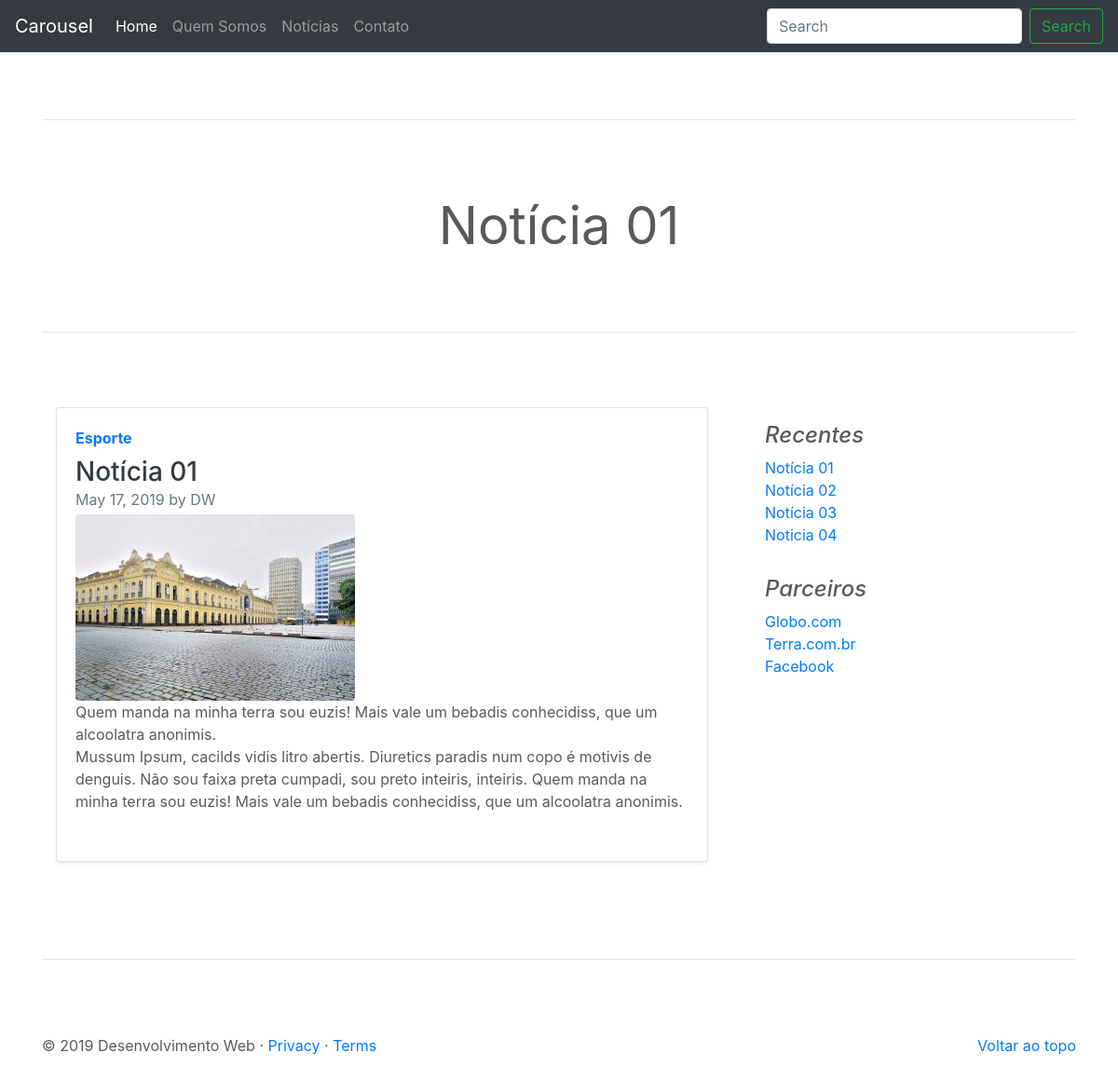
/noticia/visualizar/noticia-teste-1, run on the app's committed database.
### tables this page shows
CREATE TABLE IF NOT EXISTS `noticia` (
  `id` int(11) NOT NULL AUTO_INCREMENT,
  `titulo` varchar(250) NOT NULL,
  `descricao` text NOT NULL,
  `conteudo` text NOT NULL,
  `imagem` varchar(60) NOT NULL,
  `slug` varchar(250) NOT NULL,
  `keywords` varchar(150) NOT NULL,
  `description` varchar(200) NOT NULL,
  `author` varchar(50) NOT NULL,
  `resumo` text NOT NULL,
  `hits` int(11) NOT NULL DEFAULT '0',
  `robots_id` int(11) NOT NULL,
  `adm_user_id` int(11) NOT NULL,
  `adm_situacoes_id` int(11) NOT NULL,
  `tipo_noticia_id` int(11) NOT NULL,
  `categoria_noticia_id` int(11) NOT NULL,
  `data_criacao` datetime NOT NULL,
  `data_modificacao` datetime DEFAULT NULL,
  PRIMARY KEY (`id`)
);

CREATE TABLE IF NOT EXISTS `categoria_noticia` (
  `id` int(11) NOT NULL AUTO_INCREMENT,
  `nome` varchar(100) NOT NULL,
  `data_criacao` datetime NOT NULL,
  `data_modificacao` datetime DEFAULT NULL,
  PRIMARY KEY (`id`)
);

### app/site/controllers/Noticia.php (called while the page is built, shortened)
<?php
class Noticia {
    private $dados;
    public function visualizar($noticia = null){
        $this->noticia = (string) $noticia;
        $visualizarNot = new \Site\models\Noticia();
        $this->dados['noticias'] = $visualizarNot->visualizarNoticia($this->noticia);
        $visualizarNot = new \Site\models\Noticia();
        $this->dados['notRecentes'] = $visualizarNot->noticiasRecentes();
        $carregarView = new \Config\ConfigView("noticia/visualizar", $this->dados);
        $carregarView->renderizar();
    }
}

### index.php (called while the page is built, shortened)
<?php
    $url = new Home();
    $url->carregar();

### app/site/models/helper/ModelsRead.php (called while the page is built, shortened)
<?php
class ModelsRead extends ModelsConn {
    private $select;
    private $values;
    private $query;
    public function exeReadEspecifico($query, $parseString = null) {
        if (!empty($parseString)) {
            parse_str($parseString, $this->values);
        }
        $this->select = (string) $query;
        $this->executarInstrucao();
    }
    private function conexao(){
        $this->conn = parent::getConn();
        $this->query = $this->conn->prepare($this->select);
        $this->query->setFetchMode(PDO::FETCH_ASSOC);
    }
    private function getInstrucao(){
        if ($this->values) {
            foreach ($this->values as $link => $valor) {
                if ($link == 'limit' || $link == 'offset') {
                    $valor = (int)$valor;
                }
                $this->query->bindValue(":{$link}", $valor, (is_int($valor) ? PDO::PARAM_INT : PDO::PARAM_STR));
            }
        }
    }
    private function executarInstrucao(){
        $this->conexao();
        try{
            $this->getInstrucao();
            $this->query->execute();
            $this->result = $this->query->fetchAll();
        }catch (PDOException $e){
            $this->result = null;
            $this->msg =  "<strong>Erro ao Ler dados:</strong> {$e->getMessage()}";
        }
    }
}

### app/site/models/helper/ModelsConn.php (called while the page is built, shortened)
<?php
class ModelsConn{
    public static $host = HOST;
    public static $dbname = DBNAME;
    public static $user = USER;
    public static $pass = PASS;
    public static $conexao = null;
    private static function conectar(){
        try{
            if (self::$conexao == null) {
                self::$conexao = new PDO('mysql:host=' . self::$host . ';dbname=' . self::$dbname
                    .";charset=utf8", self::$user, self::$pass);
            }
        }catch (PDOException $e) {
            echo $e->getMessage();
            die;
        }
        self::$conexao->setAttribute(PDO::ATTR_ERRMODE, PDO::ERRMODE_EXCEPTION);
        return self::$conexao;
    }
    public function getConn(){
        return self::conectar();
    }
}

### app/site/models/Noticia.php (called while the page is built, shortened)
<?php
class Noticia{
    private $result;
    private $tabela = "noticia";
    public function visualizarNoticia($noticia = null){
        $this->noticia = $noticia;
        $visualizar = new \Site\models\helper\modelsRead();
        $visualizar->exeReadEspecifico("SELECT noti.id, noti.titulo, noti.descricao, noti.conteudo, noti.imagem,
                          noti.slug, noti.author, noti.data_criacao,
                          cat.nome
                          FROM {$this->tabela} noti
                          INNER JOIN categoria_noticia cat ON cat.id = noti.categoria_noticia_id
                          WHERE adm_situacoes_id=:adm_situacoes_id AND noti.slug = :slug
                          LIMIT :limit",
                            "adm_situacoes_id=1&limit=1&slug={$this->noticia}");
        $this->result['noticias'] = $visualizar->getResult();
        return $this->result['noticias'];
    }
    public function noticiasRecentes(){
        $listarRecentes = new \Site\models\helper\modelsRead();
        $listarRecentes->exeReadEspecifico("SELECT id, titulo, descricao, slug
                          FROM {$this->tabela}
                          WHERE adm_situacoes_id=:adm_situacoes_id
                          ORDER BY data_criacao DESC LIMIT :limit",
                            "adm_situacoes_id=1&limit=10");
        $this->result['notRecentes'] = $listarRecentes->getResult();
        return $this->result['notRecentes'];
    }
}

### app/site/views/noticia/visualizar.php (the view, shortened to what this page needs)
<main role="main">
    <?php
    $umaNoticia = $this->dados['noticias'][0];
    extract($umaNoticia);
    ?>
    <div class="container marketing">
        <hr class="featurette-divider">
        <h2 class="display-4 text-center" style="margin-bottom: 50px"><?= $titulo; ?></h2>
        <hr class="featurette-divider">
        <div class="row">
            <div class="col-md-8 blog-main">
                <div class="col-md-12 anima_left">
                    <div class="card flex-md-row mb-4 shadow-sm h-md-250">
                        <div class="card-body d-flex flex-column align-items-start">
                            <strong class="d-inline-block mb-2 text-primary"><?= $nome; ?></strong>
                            <h3 class="mb-0">
                                <a class="text-dark" href="<?= URL .'/noticia/' .$slug; ?>"><?= $titulo; ?></a>
                            </h3>
                            <div class="mb-1 text-muted"><?= DATE('F d, Y',strtotime($data_criacao)); ?> by <?= $author; ?></div>
                                <img class="rounded" src="<?= URL . '/assets/img/noticia/' .$id . '/' . $imagem; ?>"
                                     alt="<?= $titulo ?>" title="<?= $titulo; ?>" width="300" height="200">
                            <p class="card-text mb-auto"><?= $descricao; ?></p>
                            <p class="card-text mb-auto"><?= $conteudo; ?></p>
                        </div>
                    </div>
                </div>
            </div>
            <aside class="col-md-4 blog-sidebar">
                <div class="p-3">
                    <h4 class="font-italic">Recentes</h4>
                    <ol class="list-unstyled mb-0">
                        <?php
                        foreach ($this->dados['notRecentes'] as $recente){
                            extract($recente);
                            ?>
                            <li><a href="<?= URL .'noticia/visualizar/' .$slug; ?>"><?= $titulo; ?></a></li>
                            <?php
                        }
                        ?>
                    </ol>
                </div>
                <div class="p-3">
                    <h4 class="font-italic">Parceiros</h4>
                    <ol class="list-unstyled">
                        <li><a href="#">Globo.com</a></li>
                        <li><a href="#">Terra.com.br</a></li>
                        <li><a href="#">Facebook</a></li>
                    </ol>
                </div>
            </aside>
        </div>
        <hr class="featurette-divider">
</main>

### assets/css/carousel.css (style rules this page uses)
body { padding-top: 3rem; padding-bottom: 3rem; color: #5a5a5a; }
.marketing h2 { font-weight: 400; }
.featurette-divider { margin: 5rem 0; }

### data on the page
noticia: titulo "Notícia 01", categoria_noticia.nome "Esporte", data_criacao "May 17, 2019", author "DW", imagem (picture), descricao "Quem manda na minha terra sou euzis! Mais vale um bebadis conhecidiss, que um alcoolatra anonimis.", conteudo "Mussum Ipsum, cacilds vidis litro abertis. Diuretics paradis num copo é motivis de denguis. Não sou faixa preta cumpadi, sou preto inteiris, inteiris. Quem manda na minha terra sou euzis! Mais vale um bebadis conhecidiss, que um alcoolatra anonimis."
noticia: titulo "Notícia 02"
noticia: titulo "Notícia 03"
noticia: titulo "Noticia 04"
